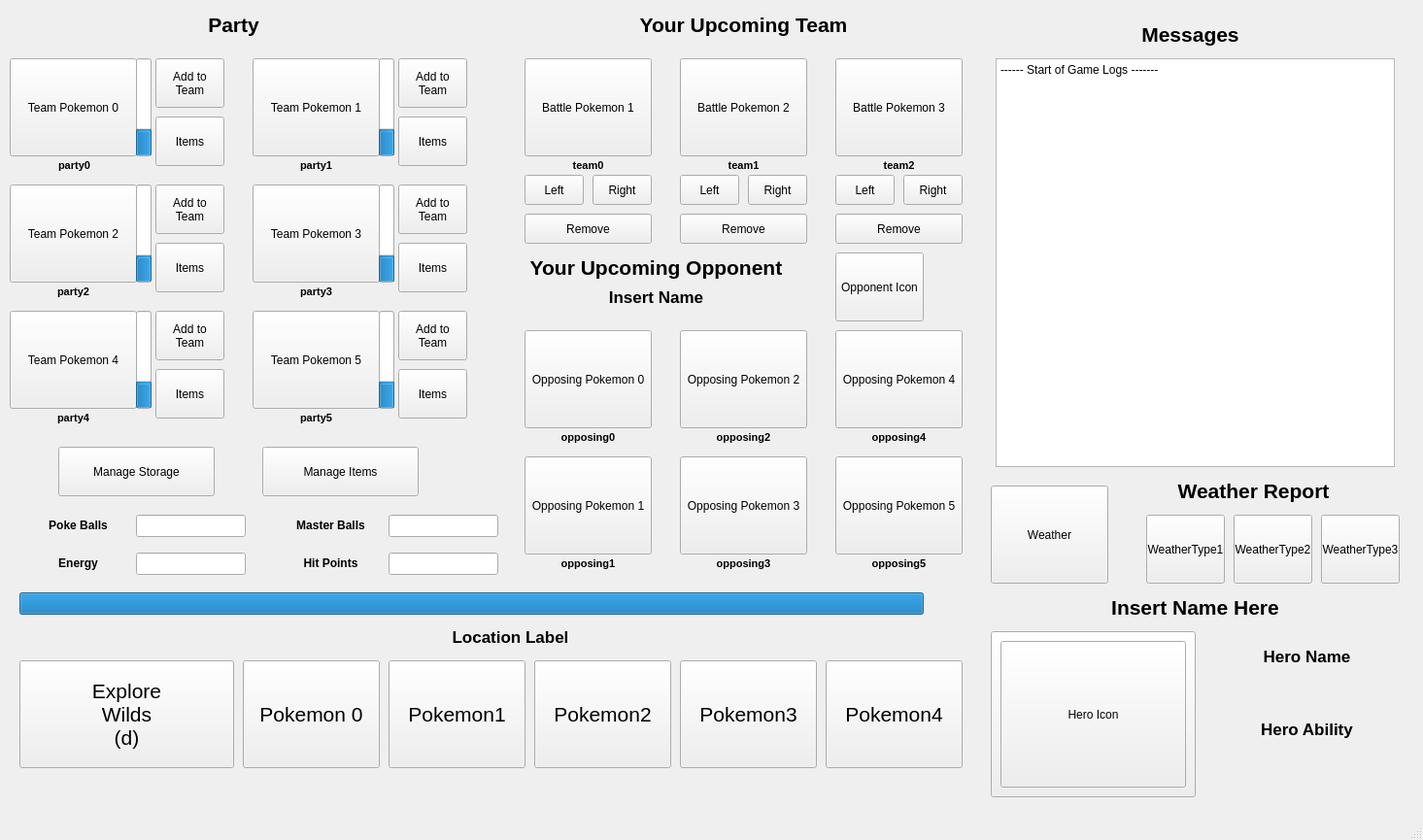
<?xml version="1.0" encoding="UTF-8"?>
<ui version="4.0">
 <class>MainWindow</class>
 <widget class="QMainWindow" name="MainWindow">
  <property name="geometry">
   <rect>
    <x>0</x>
    <y>0</y>
    <width>1465</width>
    <height>865</height>
   </rect>
  </property>
  <property name="windowTitle">
   <string>MainWindow</string>
  </property>
  <widget class="QWidget" name="shopWidget">
   <widget class="QPushButton" name="exploreWilds">
    <property name="geometry">
     <rect>
      <x>20</x>
      <y>680</y>
      <width>221</width>
      <height>111</height>
     </rect>
    </property>
    <property name="font">
     <font>
      <pointsize>16</pointsize>
     </font>
    </property>
    <property name="text">
     <string>Explore
Wilds
(d)</string>
    </property>
   </widget>
   <widget class="QPushButton" name="shopPokemon1">
    <property name="geometry">
     <rect>
      <x>400</x>
      <y>680</y>
      <width>141</width>
      <height>111</height>
     </rect>
    </property>
    <property name="font">
     <font>
      <pointsize>16</pointsize>
     </font>
    </property>
    <property name="text">
     <string>Pokemon1</string>
    </property>
   </widget>
   <widget class="QPushButton" name="shopPokemon2">
    <property name="geometry">
     <rect>
      <x>550</x>
      <y>680</y>
      <width>141</width>
      <height>111</height>
     </rect>
    </property>
    <property name="font">
     <font>
      <pointsize>16</pointsize>
     </font>
    </property>
    <property name="text">
     <string>Pokemon2</string>
    </property>
   </widget>
   <widget class="QPushButton" name="shopPokemon3">
    <property name="geometry">
     <rect>
      <x>700</x>
      <y>680</y>
      <width>141</width>
      <height>111</height>
     </rect>
    </property>
    <property name="font">
     <font>
      <pointsize>16</pointsize>
     </font>
    </property>
    <property name="text">
     <string>Pokemon3</string>
    </property>
   </widget>
   <widget class="QPushButton" name="shopPokemon4">
    <property name="geometry">
     <rect>
      <x>850</x>
      <y>680</y>
      <width>141</width>
      <height>111</height>
     </rect>
    </property>
    <property name="font">
     <font>
      <pointsize>16</pointsize>
     </font>
    </property>
    <property name="text">
     <string>Pokemon4</string>
    </property>
   </widget>
   <widget class="QPushButton" name="shopPokemon0">
    <property name="geometry">
     <rect>
      <x>250</x>
      <y>680</y>
      <width>141</width>
      <height>111</height>
     </rect>
    </property>
    <property name="font">
     <font>
      <pointsize>16</pointsize>
     </font>
    </property>
    <property name="text">
     <string>Pokemon 0</string>
    </property>
   </widget>
   <widget class="QProgressBar" name="timeToNextStage">
    <property name="geometry">
     <rect>
      <x>20</x>
      <y>610</y>
      <width>931</width>
      <height>23</height>
     </rect>
    </property>
    <property name="value">
     <number>100</number>
    </property>
    <property name="textVisible">
     <bool>true</bool>
    </property>
    <property name="format">
     <string/>
    </property>
   </widget>
   <widget class="QPushButton" name="teamMember0">
    <property name="geometry">
     <rect>
      <x>540</x>
      <y>60</y>
      <width>131</width>
      <height>101</height>
     </rect>
    </property>
    <property name="text">
     <string>Battle Pokemon 1</string>
    </property>
   </widget>
   <widget class="QLabel" name="label">
    <property name="geometry">
     <rect>
      <x>540</x>
      <y>10</y>
      <width>451</width>
      <height>31</height>
     </rect>
    </property>
    <property name="font">
     <font>
      <pointsize>16</pointsize>
      <weight>75</weight>
      <bold>true</bold>
     </font>
    </property>
    <property name="text">
     <string>Your Upcoming Team</string>
    </property>
    <property name="alignment">
     <set>Qt::AlignCenter</set>
    </property>
   </widget>
   <widget class="QLabel" name="label_2">
    <property name="geometry">
     <rect>
      <x>450</x>
      <y>260</y>
      <width>451</width>
      <height>31</height>
     </rect>
    </property>
    <property name="font">
     <font>
      <pointsize>16</pointsize>
      <weight>75</weight>
      <bold>true</bold>
     </font>
    </property>
    <property name="text">
     <string>Your Upcoming Opponent</string>
    </property>
    <property name="alignment">
     <set>Qt::AlignCenter</set>
    </property>
   </widget>
   <widget class="QPushButton" name="opposingPokemon1">
    <property name="geometry">
     <rect>
      <x>540</x>
      <y>470</y>
      <width>131</width>
      <height>101</height>
     </rect>
    </property>
    <property name="text">
     <string>Opposing Pokemon 1</string>
    </property>
   </widget>
   <widget class="QPushButton" name="opposingPokemon2">
    <property name="geometry">
     <rect>
      <x>700</x>
      <y>340</y>
      <width>131</width>
      <height>101</height>
     </rect>
    </property>
    <property name="text">
     <string>Opposing Pokemon 2</string>
    </property>
   </widget>
   <widget class="QPushButton" name="opposingPokemon3">
    <property name="geometry">
     <rect>
      <x>700</x>
      <y>470</y>
      <width>131</width>
      <height>101</height>
     </rect>
    </property>
    <property name="text">
     <string>Opposing Pokemon 3</string>
    </property>
   </widget>
   <widget class="QPushButton" name="opposingPokemon4">
    <property name="geometry">
     <rect>
      <x>860</x>
      <y>340</y>
      <width>131</width>
      <height>101</height>
     </rect>
    </property>
    <property name="text">
     <string>Opposing Pokemon 4</string>
    </property>
   </widget>
   <widget class="QPushButton" name="opposingPokemon5">
    <property name="geometry">
     <rect>
      <x>860</x>
      <y>470</y>
      <width>131</width>
      <height>101</height>
     </rect>
    </property>
    <property name="text">
     <string>Opposing Pokemon 5</string>
    </property>
   </widget>
   <widget class="QPushButton" name="teamMember1">
    <property name="geometry">
     <rect>
      <x>700</x>
      <y>60</y>
      <width>131</width>
      <height>101</height>
     </rect>
    </property>
    <property name="text">
     <string>Battle Pokemon 2</string>
    </property>
   </widget>
   <widget class="QPushButton" name="teamMember2">
    <property name="geometry">
     <rect>
      <x>860</x>
      <y>60</y>
      <width>131</width>
      <height>101</height>
     </rect>
    </property>
    <property name="text">
     <string>Battle Pokemon 3</string>
    </property>
   </widget>
   <widget class="QPushButton" name="removeTeamMember0">
    <property name="geometry">
     <rect>
      <x>540</x>
      <y>220</y>
      <width>131</width>
      <height>31</height>
     </rect>
    </property>
    <property name="text">
     <string>Remove</string>
    </property>
   </widget>
   <widget class="QPushButton" name="removeTeamMember1">
    <property name="geometry">
     <rect>
      <x>700</x>
      <y>220</y>
      <width>131</width>
      <height>31</height>
     </rect>
    </property>
    <property name="text">
     <string>Remove</string>
    </property>
   </widget>
   <widget class="QPushButton" name="removeTeamMember2">
    <property name="geometry">
     <rect>
      <x>860</x>
      <y>220</y>
      <width>131</width>
      <height>31</height>
     </rect>
    </property>
    <property name="text">
     <string>Remove</string>
    </property>
   </widget>
   <widget class="QPushButton" name="shiftTeam0Up">
    <property name="geometry">
     <rect>
      <x>540</x>
      <y>180</y>
      <width>61</width>
      <height>31</height>
     </rect>
    </property>
    <property name="text">
     <string>Left</string>
    </property>
   </widget>
   <widget class="QPushButton" name="shiftTeam1Up">
    <property name="geometry">
     <rect>
      <x>700</x>
      <y>180</y>
      <width>61</width>
      <height>31</height>
     </rect>
    </property>
    <property name="text">
     <string>Left</string>
    </property>
   </widget>
   <widget class="QPushButton" name="shiftTeam2Up">
    <property name="geometry">
     <rect>
      <x>860</x>
      <y>180</y>
      <width>61</width>
      <height>31</height>
     </rect>
    </property>
    <property name="text">
     <string>Left</string>
    </property>
   </widget>
   <widget class="QPushButton" name="shiftTeam0Down">
    <property name="geometry">
     <rect>
      <x>610</x>
      <y>180</y>
      <width>61</width>
      <height>31</height>
     </rect>
    </property>
    <property name="text">
     <string>Right</string>
    </property>
   </widget>
   <widget class="QPushButton" name="shiftTeam1Down">
    <property name="geometry">
     <rect>
      <x>770</x>
      <y>180</y>
      <width>61</width>
      <height>31</height>
     </rect>
    </property>
    <property name="text">
     <string>Right</string>
    </property>
   </widget>
   <widget class="QPushButton" name="shiftTeam2Down">
    <property name="geometry">
     <rect>
      <x>930</x>
      <y>180</y>
      <width>61</width>
      <height>31</height>
     </rect>
    </property>
    <property name="text">
     <string>Right</string>
    </property>
   </widget>
   <widget class="QLabel" name="label_3">
    <property name="geometry">
     <rect>
      <x>0</x>
      <y>10</y>
      <width>481</width>
      <height>31</height>
     </rect>
    </property>
    <property name="font">
     <font>
      <pointsize>16</pointsize>
      <weight>75</weight>
      <bold>true</bold>
     </font>
    </property>
    <property name="text">
     <string>Party</string>
    </property>
    <property name="alignment">
     <set>Qt::AlignCenter</set>
    </property>
   </widget>
   <widget class="QPushButton" name="opposingPokemon0">
    <property name="geometry">
     <rect>
      <x>540</x>
      <y>340</y>
      <width>131</width>
      <height>101</height>
     </rect>
    </property>
    <property name="text">
     <string>Opposing Pokemon 0</string>
    </property>
   </widget>
   <widget class="QLabel" name="opponentName">
    <property name="geometry">
     <rect>
      <x>490</x>
      <y>290</y>
      <width>371</width>
      <height>31</height>
     </rect>
    </property>
    <property name="font">
     <font>
      <pointsize>13</pointsize>
      <weight>75</weight>
      <bold>true</bold>
     </font>
    </property>
    <property name="text">
     <string>Insert Name</string>
    </property>
    <property name="alignment">
     <set>Qt::AlignCenter</set>
    </property>
   </widget>
   <widget class="QLabel" name="shopLocationLabel">
    <property name="geometry">
     <rect>
      <x>280</x>
      <y>640</y>
      <width>491</width>
      <height>31</height>
     </rect>
    </property>
    <property name="font">
     <font>
      <pointsize>13</pointsize>
      <weight>75</weight>
      <bold>true</bold>
     </font>
    </property>
    <property name="text">
     <string>Location Label</string>
    </property>
    <property name="alignment">
     <set>Qt::AlignCenter</set>
    </property>
   </widget>
   <widget class="QPushButton" name="partyItems1">
    <property name="geometry">
     <rect>
      <x>410</x>
      <y>120</y>
      <width>71</width>
      <height>51</height>
     </rect>
    </property>
    <property name="text">
     <string>Items</string>
    </property>
   </widget>
   <widget class="QPushButton" name="partyPokemon5">
    <property name="geometry">
     <rect>
      <x>260</x>
      <y>320</y>
      <width>131</width>
      <height>101</height>
     </rect>
    </property>
    <property name="text">
     <string>Team Pokemon 5</string>
    </property>
   </widget>
   <widget class="QPushButton" name="addParty0">
    <property name="geometry">
     <rect>
      <x>160</x>
      <y>60</y>
      <width>71</width>
      <height>51</height>
     </rect>
    </property>
    <property name="text">
     <string>Add to
Team</string>
    </property>
   </widget>
   <widget class="QPushButton" name="partyItems5">
    <property name="geometry">
     <rect>
      <x>410</x>
      <y>380</y>
      <width>71</width>
      <height>51</height>
     </rect>
    </property>
    <property name="text">
     <string>Items</string>
    </property>
   </widget>
   <widget class="QPushButton" name="partyItems3">
    <property name="geometry">
     <rect>
      <x>410</x>
      <y>250</y>
      <width>71</width>
      <height>51</height>
     </rect>
    </property>
    <property name="text">
     <string>Items</string>
    </property>
   </widget>
   <widget class="QPushButton" name="addParty2">
    <property name="geometry">
     <rect>
      <x>160</x>
      <y>190</y>
      <width>71</width>
      <height>51</height>
     </rect>
    </property>
    <property name="text">
     <string>Add to
Team</string>
    </property>
   </widget>
   <widget class="QPushButton" name="partyPokemon0">
    <property name="geometry">
     <rect>
      <x>10</x>
      <y>60</y>
      <width>131</width>
      <height>101</height>
     </rect>
    </property>
    <property name="text">
     <string>Team Pokemon 0</string>
    </property>
   </widget>
   <widget class="QPushButton" name="partyItems0">
    <property name="geometry">
     <rect>
      <x>160</x>
      <y>120</y>
      <width>71</width>
      <height>51</height>
     </rect>
    </property>
    <property name="text">
     <string>Items</string>
    </property>
   </widget>
   <widget class="QPushButton" name="partyPokemon2">
    <property name="geometry">
     <rect>
      <x>10</x>
      <y>190</y>
      <width>131</width>
      <height>101</height>
     </rect>
    </property>
    <property name="text">
     <string>Team Pokemon 2</string>
    </property>
   </widget>
   <widget class="QPushButton" name="partyItems4">
    <property name="geometry">
     <rect>
      <x>160</x>
      <y>380</y>
      <width>71</width>
      <height>51</height>
     </rect>
    </property>
    <property name="toolTip">
     <string>&lt;html&gt;&lt;head/&gt;&lt;body&gt;&lt;p&gt;lololol&lt;/p&gt;&lt;/body&gt;&lt;/html&gt;</string>
    </property>
    <property name="text">
     <string>Items</string>
    </property>
   </widget>
   <widget class="QPushButton" name="addParty4">
    <property name="geometry">
     <rect>
      <x>160</x>
      <y>320</y>
      <width>71</width>
      <height>51</height>
     </rect>
    </property>
    <property name="text">
     <string>Add to
Team</string>
    </property>
   </widget>
   <widget class="QPushButton" name="partyPokemon3">
    <property name="geometry">
     <rect>
      <x>260</x>
      <y>190</y>
      <width>131</width>
      <height>101</height>
     </rect>
    </property>
    <property name="text">
     <string>Team Pokemon 3</string>
    </property>
   </widget>
   <widget class="QPushButton" name="addParty3">
    <property name="geometry">
     <rect>
      <x>410</x>
      <y>190</y>
      <width>71</width>
      <height>51</height>
     </rect>
    </property>
    <property name="text">
     <string>Add to
Team</string>
    </property>
   </widget>
   <widget class="QPushButton" name="partyItems2">
    <property name="geometry">
     <rect>
      <x>160</x>
      <y>250</y>
      <width>71</width>
      <height>51</height>
     </rect>
    </property>
    <property name="text">
     <string>Items</string>
    </property>
   </widget>
   <widget class="QPushButton" name="partyPokemon4">
    <property name="geometry">
     <rect>
      <x>10</x>
      <y>320</y>
      <width>131</width>
      <height>101</height>
     </rect>
    </property>
    <property name="text">
     <string>Team Pokemon 4</string>
    </property>
   </widget>
   <widget class="QPushButton" name="partyPokemon1">
    <property name="geometry">
     <rect>
      <x>260</x>
      <y>60</y>
      <width>131</width>
      <height>101</height>
     </rect>
    </property>
    <property name="text">
     <string>Team Pokemon 1</string>
    </property>
   </widget>
   <widget class="QPushButton" name="addParty1">
    <property name="geometry">
     <rect>
      <x>410</x>
      <y>60</y>
      <width>71</width>
      <height>51</height>
     </rect>
    </property>
    <property name="text">
     <string>Add to
Team</string>
    </property>
   </widget>
   <widget class="QPushButton" name="addParty5">
    <property name="geometry">
     <rect>
      <x>410</x>
      <y>320</y>
      <width>71</width>
      <height>51</height>
     </rect>
    </property>
    <property name="text">
     <string>Add to
Team</string>
    </property>
   </widget>
   <widget class="QPushButton" name="manageStorage">
    <property name="geometry">
     <rect>
      <x>60</x>
      <y>460</y>
      <width>161</width>
      <height>51</height>
     </rect>
    </property>
    <property name="text">
     <string>Manage Storage</string>
    </property>
   </widget>
   <widget class="QLineEdit" name="pokeBallCount">
    <property name="geometry">
     <rect>
      <x>140</x>
      <y>530</y>
      <width>113</width>
      <height>23</height>
     </rect>
    </property>
    <property name="font">
     <font>
      <kerning>true</kerning>
     </font>
    </property>
    <property name="readOnly">
     <bool>true</bool>
    </property>
   </widget>
   <widget class="QLabel" name="opponentName_2">
    <property name="geometry">
     <rect>
      <x>20</x>
      <y>531</y>
      <width>121</width>
      <height>20</height>
     </rect>
    </property>
    <property name="font">
     <font>
      <pointsize>9</pointsize>
      <weight>75</weight>
      <bold>true</bold>
     </font>
    </property>
    <property name="text">
     <string>Poke Balls</string>
    </property>
    <property name="alignment">
     <set>Qt::AlignCenter</set>
    </property>
   </widget>
   <widget class="QLineEdit" name="energyCount">
    <property name="geometry">
     <rect>
      <x>140</x>
      <y>569</y>
      <width>113</width>
      <height>23</height>
     </rect>
    </property>
    <property name="readOnly">
     <bool>true</bool>
    </property>
   </widget>
   <widget class="QLabel" name="opponentName_3">
    <property name="geometry">
     <rect>
      <x>20</x>
      <y>570</y>
      <width>121</width>
      <height>20</height>
     </rect>
    </property>
    <property name="font">
     <font>
      <pointsize>9</pointsize>
      <weight>75</weight>
      <bold>true</bold>
     </font>
    </property>
    <property name="text">
     <string>Energy</string>
    </property>
    <property name="alignment">
     <set>Qt::AlignCenter</set>
    </property>
   </widget>
   <widget class="QLineEdit" name="hitPoints">
    <property name="geometry">
     <rect>
      <x>400</x>
      <y>569</y>
      <width>113</width>
      <height>23</height>
     </rect>
    </property>
    <property name="font">
     <font>
      <kerning>true</kerning>
     </font>
    </property>
    <property name="readOnly">
     <bool>true</bool>
    </property>
   </widget>
   <widget class="QLabel" name="opponentName_4">
    <property name="geometry">
     <rect>
      <x>280</x>
      <y>570</y>
      <width>121</width>
      <height>20</height>
     </rect>
    </property>
    <property name="font">
     <font>
      <pointsize>9</pointsize>
      <weight>75</weight>
      <bold>true</bold>
     </font>
    </property>
    <property name="text">
     <string>Hit Points</string>
    </property>
    <property name="alignment">
     <set>Qt::AlignCenter</set>
    </property>
   </widget>
   <widget class="QLabel" name="party0Label">
    <property name="geometry">
     <rect>
      <x>16</x>
      <y>160</y>
      <width>121</width>
      <height>21</height>
     </rect>
    </property>
    <property name="font">
     <font>
      <pointsize>8</pointsize>
      <weight>75</weight>
      <bold>true</bold>
     </font>
    </property>
    <property name="text">
     <string>party0</string>
    </property>
    <property name="alignment">
     <set>Qt::AlignCenter</set>
    </property>
   </widget>
   <widget class="QLabel" name="party1Label">
    <property name="geometry">
     <rect>
      <x>260</x>
      <y>160</y>
      <width>131</width>
      <height>21</height>
     </rect>
    </property>
    <property name="font">
     <font>
      <pointsize>8</pointsize>
      <weight>75</weight>
      <bold>true</bold>
     </font>
    </property>
    <property name="text">
     <string>party1</string>
    </property>
    <property name="alignment">
     <set>Qt::AlignCenter</set>
    </property>
   </widget>
   <widget class="QLabel" name="party2Label">
    <property name="geometry">
     <rect>
      <x>10</x>
      <y>290</y>
      <width>131</width>
      <height>21</height>
     </rect>
    </property>
    <property name="font">
     <font>
      <pointsize>8</pointsize>
      <weight>75</weight>
      <bold>true</bold>
     </font>
    </property>
    <property name="text">
     <string>party2</string>
    </property>
    <property name="alignment">
     <set>Qt::AlignCenter</set>
    </property>
   </widget>
   <widget class="QLabel" name="party3Label">
    <property name="geometry">
     <rect>
      <x>260</x>
      <y>290</y>
      <width>131</width>
      <height>21</height>
     </rect>
    </property>
    <property name="font">
     <font>
      <pointsize>8</pointsize>
      <weight>75</weight>
      <bold>true</bold>
     </font>
    </property>
    <property name="text">
     <string>party3</string>
    </property>
    <property name="alignment">
     <set>Qt::AlignCenter</set>
    </property>
   </widget>
   <widget class="QLabel" name="party4Label">
    <property name="geometry">
     <rect>
      <x>10</x>
      <y>420</y>
      <width>131</width>
      <height>21</height>
     </rect>
    </property>
    <property name="font">
     <font>
      <pointsize>8</pointsize>
      <weight>75</weight>
      <bold>true</bold>
     </font>
    </property>
    <property name="text">
     <string>party4</string>
    </property>
    <property name="alignment">
     <set>Qt::AlignCenter</set>
    </property>
   </widget>
   <widget class="QLabel" name="party5Label">
    <property name="geometry">
     <rect>
      <x>260</x>
      <y>420</y>
      <width>131</width>
      <height>21</height>
     </rect>
    </property>
    <property name="font">
     <font>
      <pointsize>8</pointsize>
      <weight>75</weight>
      <bold>true</bold>
     </font>
    </property>
    <property name="text">
     <string>party5</string>
    </property>
    <property name="alignment">
     <set>Qt::AlignCenter</set>
    </property>
   </widget>
   <widget class="QLabel" name="teamLabel0">
    <property name="geometry">
     <rect>
      <x>545</x>
      <y>160</y>
      <width>121</width>
      <height>21</height>
     </rect>
    </property>
    <property name="font">
     <font>
      <pointsize>8</pointsize>
      <weight>75</weight>
      <bold>true</bold>
     </font>
    </property>
    <property name="text">
     <string>team0</string>
    </property>
    <property name="alignment">
     <set>Qt::AlignCenter</set>
    </property>
   </widget>
   <widget class="QLabel" name="teamLabel1">
    <property name="geometry">
     <rect>
      <x>705</x>
      <y>160</y>
      <width>121</width>
      <height>21</height>
     </rect>
    </property>
    <property name="font">
     <font>
      <pointsize>8</pointsize>
      <weight>75</weight>
      <bold>true</bold>
     </font>
    </property>
    <property name="text">
     <string>team1</string>
    </property>
    <property name="alignment">
     <set>Qt::AlignCenter</set>
    </property>
   </widget>
   <widget class="QLabel" name="teamLabel2">
    <property name="geometry">
     <rect>
      <x>865</x>
      <y>160</y>
      <width>121</width>
      <height>21</height>
     </rect>
    </property>
    <property name="font">
     <font>
      <pointsize>8</pointsize>
      <weight>75</weight>
      <bold>true</bold>
     </font>
    </property>
    <property name="text">
     <string>team2</string>
    </property>
    <property name="alignment">
     <set>Qt::AlignCenter</set>
    </property>
   </widget>
   <widget class="QLabel" name="opposingLabel0">
    <property name="geometry">
     <rect>
      <x>545</x>
      <y>440</y>
      <width>121</width>
      <height>21</height>
     </rect>
    </property>
    <property name="font">
     <font>
      <pointsize>8</pointsize>
      <weight>75</weight>
      <bold>true</bold>
     </font>
    </property>
    <property name="text">
     <string>opposing0</string>
    </property>
    <property name="alignment">
     <set>Qt::AlignCenter</set>
    </property>
   </widget>
   <widget class="QLabel" name="opposingLabel1">
    <property name="geometry">
     <rect>
      <x>545</x>
      <y>570</y>
      <width>121</width>
      <height>21</height>
     </rect>
    </property>
    <property name="font">
     <font>
      <pointsize>8</pointsize>
      <weight>75</weight>
      <bold>true</bold>
     </font>
    </property>
    <property name="text">
     <string>opposing1</string>
    </property>
    <property name="alignment">
     <set>Qt::AlignCenter</set>
    </property>
   </widget>
   <widget class="QLabel" name="opposingLabel2">
    <property name="geometry">
     <rect>
      <x>705</x>
      <y>440</y>
      <width>121</width>
      <height>21</height>
     </rect>
    </property>
    <property name="font">
     <font>
      <pointsize>8</pointsize>
      <weight>75</weight>
      <bold>true</bold>
     </font>
    </property>
    <property name="text">
     <string>opposing2</string>
    </property>
    <property name="alignment">
     <set>Qt::AlignCenter</set>
    </property>
   </widget>
   <widget class="QLabel" name="opposingLabel5">
    <property name="geometry">
     <rect>
      <x>865</x>
      <y>570</y>
      <width>121</width>
      <height>21</height>
     </rect>
    </property>
    <property name="font">
     <font>
      <pointsize>8</pointsize>
      <weight>75</weight>
      <bold>true</bold>
     </font>
    </property>
    <property name="text">
     <string>opposing5</string>
    </property>
    <property name="alignment">
     <set>Qt::AlignCenter</set>
    </property>
   </widget>
   <widget class="QLabel" name="opposingLabel3">
    <property name="geometry">
     <rect>
      <x>705</x>
      <y>570</y>
      <width>121</width>
      <height>21</height>
     </rect>
    </property>
    <property name="font">
     <font>
      <pointsize>8</pointsize>
      <weight>75</weight>
      <bold>true</bold>
     </font>
    </property>
    <property name="text">
     <string>opposing3</string>
    </property>
    <property name="alignment">
     <set>Qt::AlignCenter</set>
    </property>
   </widget>
   <widget class="QLabel" name="opposingLabel4">
    <property name="geometry">
     <rect>
      <x>865</x>
      <y>440</y>
      <width>121</width>
      <height>21</height>
     </rect>
    </property>
    <property name="font">
     <font>
      <pointsize>8</pointsize>
      <weight>75</weight>
      <bold>true</bold>
     </font>
    </property>
    <property name="text">
     <string>opposing4</string>
    </property>
    <property name="alignment">
     <set>Qt::AlignCenter</set>
    </property>
   </widget>
   <widget class="QTextBrowser" name="logMessages">
    <property name="geometry">
     <rect>
      <x>1025</x>
      <y>60</y>
      <width>411</width>
      <height>421</height>
     </rect>
    </property>
    <property name="html">
     <string>&lt;!DOCTYPE HTML PUBLIC &quot;-//W3C//DTD HTML 4.0//EN&quot; &quot;http://www.w3.org/TR/REC-html40/strict.dtd&quot;&gt;
&lt;html&gt;&lt;head&gt;&lt;meta name=&quot;qrichtext&quot; content=&quot;1&quot; /&gt;&lt;style type=&quot;text/css&quot;&gt;
p, li { white-space: pre-wrap; }
&lt;/style&gt;&lt;/head&gt;&lt;body style=&quot; font-family:'MS Shell Dlg 2'; font-size:8.25pt; font-weight:400; font-style:normal;&quot;&gt;
&lt;p style=&quot; margin-top:0px; margin-bottom:0px; margin-left:0px; margin-right:0px; -qt-block-indent:0; text-indent:0px;&quot;&gt;&lt;span style=&quot; font-family:'Sans Serif'; font-size:9pt;&quot;&gt;------ Start of Game Logs -------&lt;/span&gt;&lt;/p&gt;&lt;/body&gt;&lt;/html&gt;</string>
    </property>
   </widget>
   <widget class="QLabel" name="label_4">
    <property name="geometry">
     <rect>
      <x>1000</x>
      <y>20</y>
      <width>451</width>
      <height>31</height>
     </rect>
    </property>
    <property name="font">
     <font>
      <pointsize>16</pointsize>
      <weight>75</weight>
      <bold>true</bold>
     </font>
    </property>
    <property name="text">
     <string>Messages</string>
    </property>
    <property name="alignment">
     <set>Qt::AlignCenter</set>
    </property>
   </widget>
   <widget class="QLabel" name="playerNameLabel">
    <property name="geometry">
     <rect>
      <x>1050</x>
      <y>610</y>
      <width>361</width>
      <height>31</height>
     </rect>
    </property>
    <property name="font">
     <font>
      <pointsize>16</pointsize>
      <weight>75</weight>
      <bold>true</bold>
     </font>
    </property>
    <property name="text">
     <string>Insert Name Here</string>
    </property>
    <property name="alignment">
     <set>Qt::AlignCenter</set>
    </property>
   </widget>
   <widget class="QLabel" name="opponentName_5">
    <property name="geometry">
     <rect>
      <x>280</x>
      <y>531</y>
      <width>121</width>
      <height>20</height>
     </rect>
    </property>
    <property name="font">
     <font>
      <pointsize>9</pointsize>
      <weight>75</weight>
      <bold>true</bold>
     </font>
    </property>
    <property name="text">
     <string>Master Balls</string>
    </property>
    <property name="alignment">
     <set>Qt::AlignCenter</set>
    </property>
   </widget>
   <widget class="QLineEdit" name="masterBalls">
    <property name="geometry">
     <rect>
      <x>400</x>
      <y>530</y>
      <width>113</width>
      <height>23</height>
     </rect>
    </property>
    <property name="font">
     <font>
      <kerning>true</kerning>
     </font>
    </property>
    <property name="readOnly">
     <bool>true</bool>
    </property>
   </widget>
   <widget class="QPushButton" name="playerArchetypeIcon">
    <property name="geometry">
     <rect>
      <x>1030</x>
      <y>660</y>
      <width>191</width>
      <height>151</height>
     </rect>
    </property>
    <property name="text">
     <string>Hero Icon</string>
    </property>
   </widget>
   <widget class="QLabel" name="playerArchetypeName">
    <property name="geometry">
     <rect>
      <x>1240</x>
      <y>660</y>
      <width>211</width>
      <height>31</height>
     </rect>
    </property>
    <property name="font">
     <font>
      <pointsize>13</pointsize>
      <weight>75</weight>
      <bold>true</bold>
     </font>
    </property>
    <property name="text">
     <string>Hero Name</string>
    </property>
    <property name="alignment">
     <set>Qt::AlignCenter</set>
    </property>
   </widget>
   <widget class="QLabel" name="playerArchetypeAbility">
    <property name="geometry">
     <rect>
      <x>1240</x>
      <y>720</y>
      <width>211</width>
      <height>61</height>
     </rect>
    </property>
    <property name="font">
     <font>
      <pointsize>13</pointsize>
      <weight>75</weight>
      <bold>true</bold>
     </font>
    </property>
    <property name="text">
     <string>Hero Ability</string>
    </property>
    <property name="alignment">
     <set>Qt::AlignCenter</set>
    </property>
   </widget>
   <widget class="QPushButton" name="weatherIcon">
    <property name="geometry">
     <rect>
      <x>1020</x>
      <y>500</y>
      <width>121</width>
      <height>101</height>
     </rect>
    </property>
    <property name="text">
     <string>Weather</string>
    </property>
   </widget>
   <widget class="QLabel" name="playerNameLabel_2">
    <property name="geometry">
     <rect>
      <x>1160</x>
      <y>490</y>
      <width>261</width>
      <height>31</height>
     </rect>
    </property>
    <property name="font">
     <font>
      <pointsize>16</pointsize>
      <weight>75</weight>
      <bold>true</bold>
     </font>
    </property>
    <property name="text">
     <string>Weather Report</string>
    </property>
    <property name="alignment">
     <set>Qt::AlignCenter</set>
    </property>
   </widget>
   <widget class="QPushButton" name="weatherType0">
    <property name="geometry">
     <rect>
      <x>1180</x>
      <y>530</y>
      <width>81</width>
      <height>71</height>
     </rect>
    </property>
    <property name="text">
     <string>WeatherType1</string>
    </property>
   </widget>
   <widget class="QPushButton" name="weatherType1">
    <property name="geometry">
     <rect>
      <x>1270</x>
      <y>530</y>
      <width>81</width>
      <height>71</height>
     </rect>
    </property>
    <property name="text">
     <string>WeatherType2</string>
    </property>
   </widget>
   <widget class="QPushButton" name="opponentIcon">
    <property name="geometry">
     <rect>
      <x>860</x>
      <y>260</y>
      <width>91</width>
      <height>71</height>
     </rect>
    </property>
    <property name="text">
     <string>Opponent Icon</string>
    </property>
   </widget>
   <widget class="QPushButton" name="playerArchetypeIconBackground">
    <property name="geometry">
     <rect>
      <x>1020</x>
      <y>650</y>
      <width>211</width>
      <height>171</height>
     </rect>
    </property>
    <property name="text">
     <string>Hero Icon Background</string>
    </property>
   </widget>
   <widget class="QPushButton" name="weatherType2">
    <property name="geometry">
     <rect>
      <x>1360</x>
      <y>530</y>
      <width>81</width>
      <height>71</height>
     </rect>
    </property>
    <property name="text">
     <string>WeatherType3</string>
    </property>
   </widget>
   <widget class="QPushButton" name="manageItems">
    <property name="geometry">
     <rect>
      <x>270</x>
      <y>460</y>
      <width>161</width>
      <height>51</height>
     </rect>
    </property>
    <property name="text">
     <string>Manage Items</string>
    </property>
   </widget>
   <widget class="QProgressBar" name="partyXp4">
    <property name="geometry">
     <rect>
      <x>140</x>
      <y>320</y>
      <width>16</width>
      <height>101</height>
     </rect>
    </property>
    <property name="value">
     <number>24</number>
    </property>
    <property name="orientation">
     <enum>Qt::Vertical</enum>
    </property>
   </widget>
   <widget class="QProgressBar" name="partyXp5">
    <property name="geometry">
     <rect>
      <x>390</x>
      <y>320</y>
      <width>16</width>
      <height>101</height>
     </rect>
    </property>
    <property name="value">
     <number>24</number>
    </property>
    <property name="orientation">
     <enum>Qt::Vertical</enum>
    </property>
   </widget>
   <widget class="QProgressBar" name="partyXp2">
    <property name="geometry">
     <rect>
      <x>140</x>
      <y>190</y>
      <width>16</width>
      <height>101</height>
     </rect>
    </property>
    <property name="value">
     <number>24</number>
    </property>
    <property name="orientation">
     <enum>Qt::Vertical</enum>
    </property>
   </widget>
   <widget class="QProgressBar" name="partyXp3">
    <property name="geometry">
     <rect>
      <x>390</x>
      <y>190</y>
      <width>16</width>
      <height>101</height>
     </rect>
    </property>
    <property name="value">
     <number>24</number>
    </property>
    <property name="orientation">
     <enum>Qt::Vertical</enum>
    </property>
   </widget>
   <widget class="QProgressBar" name="partyXp1">
    <property name="geometry">
     <rect>
      <x>390</x>
      <y>60</y>
      <width>16</width>
      <height>101</height>
     </rect>
    </property>
    <property name="value">
     <number>24</number>
    </property>
    <property name="orientation">
     <enum>Qt::Vertical</enum>
    </property>
   </widget>
   <widget class="QProgressBar" name="partyXp0">
    <property name="geometry">
     <rect>
      <x>140</x>
      <y>60</y>
      <width>16</width>
      <height>101</height>
     </rect>
    </property>
    <property name="value">
     <number>24</number>
    </property>
    <property name="orientation">
     <enum>Qt::Vertical</enum>
    </property>
   </widget>
   <zorder>playerArchetypeIconBackground</zorder>
   <zorder>exploreWilds</zorder>
   <zorder>shopPokemon1</zorder>
   <zorder>shopPokemon2</zorder>
   <zorder>shopPokemon3</zorder>
   <zorder>shopPokemon4</zorder>
   <zorder>shopPokemon0</zorder>
   <zorder>timeToNextStage</zorder>
   <zorder>teamMember0</zorder>
   <zorder>label</zorder>
   <zorder>label_2</zorder>
   <zorder>opposingPokemon1</zorder>
   <zorder>opposingPokemon2</zorder>
   <zorder>opposingPokemon3</zorder>
   <zorder>opposingPokemon4</zorder>
   <zorder>opposingPokemon5</zorder>
   <zorder>teamMember1</zorder>
   <zorder>teamMember2</zorder>
   <zorder>removeTeamMember0</zorder>
   <zorder>removeTeamMember1</zorder>
   <zorder>removeTeamMember2</zorder>
   <zorder>shiftTeam0Up</zorder>
   <zorder>shiftTeam1Up</zorder>
   <zorder>shiftTeam2Up</zorder>
   <zorder>shiftTeam0Down</zorder>
   <zorder>shiftTeam1Down</zorder>
   <zorder>shiftTeam2Down</zorder>
   <zorder>label_3</zorder>
   <zorder>opposingPokemon0</zorder>
   <zorder>opponentName</zorder>
   <zorder>shopLocationLabel</zorder>
   <zorder>partyItems1</zorder>
   <zorder>partyPokemon5</zorder>
   <zorder>addParty0</zorder>
   <zorder>partyItems5</zorder>
   <zorder>partyItems3</zorder>
   <zorder>addParty2</zorder>
   <zorder>partyPokemon0</zorder>
   <zorder>partyItems0</zorder>
   <zorder>partyPokemon2</zorder>
   <zorder>partyItems4</zorder>
   <zorder>addParty4</zorder>
   <zorder>partyPokemon3</zorder>
   <zorder>addParty3</zorder>
   <zorder>partyItems2</zorder>
   <zorder>partyPokemon4</zorder>
   <zorder>partyPokemon1</zorder>
   <zorder>addParty1</zorder>
   <zorder>addParty5</zorder>
   <zorder>manageStorage</zorder>
   <zorder>pokeBallCount</zorder>
   <zorder>opponentName_2</zorder>
   <zorder>energyCount</zorder>
   <zorder>opponentName_3</zorder>
   <zorder>hitPoints</zorder>
   <zorder>opponentName_4</zorder>
   <zorder>party0Label</zorder>
   <zorder>party1Label</zorder>
   <zorder>party2Label</zorder>
   <zorder>party3Label</zorder>
   <zorder>party4Label</zorder>
   <zorder>party5Label</zorder>
   <zorder>teamLabel0</zorder>
   <zorder>teamLabel1</zorder>
   <zorder>teamLabel2</zorder>
   <zorder>opposingLabel0</zorder>
   <zorder>opposingLabel1</zorder>
   <zorder>opposingLabel2</zorder>
   <zorder>opposingLabel5</zorder>
   <zorder>opposingLabel3</zorder>
   <zorder>opposingLabel4</zorder>
   <zorder>logMessages</zorder>
   <zorder>label_4</zorder>
   <zorder>playerNameLabel</zorder>
   <zorder>opponentName_5</zorder>
   <zorder>masterBalls</zorder>
   <zorder>playerArchetypeIcon</zorder>
   <zorder>playerArchetypeName</zorder>
   <zorder>playerArchetypeAbility</zorder>
   <zorder>weatherIcon</zorder>
   <zorder>playerNameLabel_2</zorder>
   <zorder>weatherType0</zorder>
   <zorder>weatherType1</zorder>
   <zorder>opponentIcon</zorder>
   <zorder>weatherType2</zorder>
   <zorder>manageItems</zorder>
   <zorder>partyXp4</zorder>
   <zorder>partyXp5</zorder>
   <zorder>partyXp2</zorder>
   <zorder>partyXp3</zorder>
   <zorder>partyXp1</zorder>
   <zorder>partyXp0</zorder>
  </widget>
  <widget class="QMenuBar" name="menubar">
   <property name="geometry">
    <rect>
     <x>0</x>
     <y>0</y>
     <width>1465</width>
     <height>21</height>
    </rect>
   </property>
  </widget>
  <widget class="QStatusBar" name="statusbar"/>
 </widget>
 <resources>
  <include location="resourcefiles/test.qrc"/>
 </resources>
 <connections/>
</ui>
